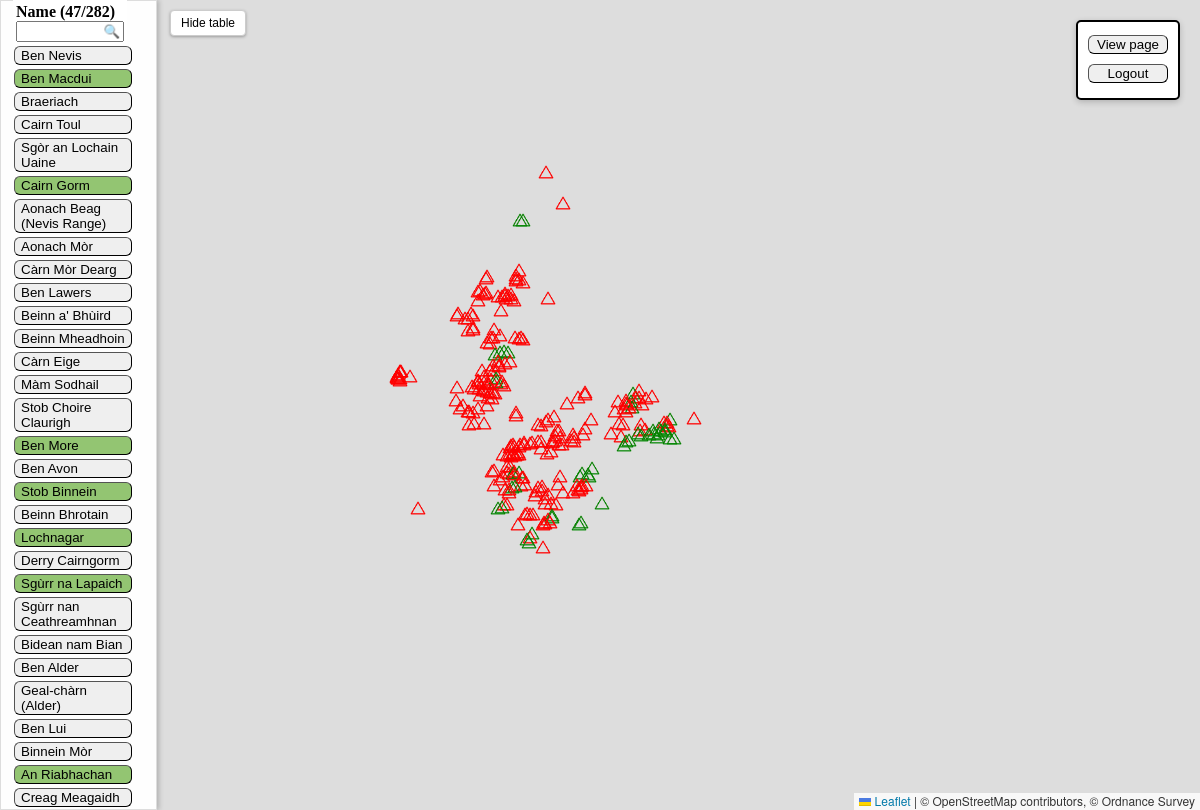
Page /u0000/edit (signed in) on the committed database.
### tables this page shows
CREATE TABLE munros (
                    munro_id TEXT PRIMARY KEY,
                    name TEXT UNIQUE,
                    region TEXT,
                    height TEXT,
                    description TEXT,
                    whl_url TEXT,
                    latitude FLOAT,
                    longitude FLOAT
                );

CREATE TABLE bags (
                        user_id INTEGER NOT NULL,
                        munro_id INTEGER NOT NULL,
                        date TEXT NOT NULL,
                        distance TEXT,
                        friends TEXT,
                        notes TEXT,
                        FOREIGN KEY (user_id) REFERENCES users(user_id),
                        FOREIGN KEY (munro_id) REFERENCES munros(munro_id)
                        );

### app.py (the view)
@app.route("/<user>/edit")
def user_profile_edit(user):
    try:
        if "user_id" not in session:
            return redirect(url_for("login"))
        else:
            user=session["user_name"]
            log_data, bag_total = get_user_complete_log(user)
        return render_template("user_map_edit.html", log_data=log_data, user=user, bag_total=bag_total)
    except BuildError:
        return redirect(url_for("index"))

### routes/munro_data.py (called while the page is built)
def get_user_complete_log(user_name):
    import sqlite3
    import pandas as pd
    db_file = "database.db"
    conn = sqlite3.connect("database.db")
    df = pd.read_sql_query(f"SELECT * FROM munros", conn)
    complete_log_query = f"""SELECT m.munro_id, m.name, m.region, m.height, m.description, m.whl_url, m.latitude, m.longitude, b.user_id, b.date, b.distance, b.friends, b.notes
                        FROM munros m
                        LEFT JOIN users u
                        ON u.user_name = '{user_name}'
                        LEFT JOIN bags b
                        ON m.munro_id = b.munro_id
                        AND b.user_id = u.user_id;
                """
    bags_df  = pd.read_sql(complete_log_query, conn)
    conn.close()
    bag_data = bags_df.to_dict(orient='records')
    bag_total = str(len(bags_df[~bags_df["date"].isnull()]))
    return bag_data, bag_total

### templates/user_map_edit.html (shortened to what this page needs)
<!DOCTYPE html>
<html>
<head>
  <link rel="stylesheet" href="/static/css/styles.css">
  <link rel="stylesheet" href="https://unpkg.com/leaflet@1.9.4/dist/leaflet.css"
/>
</head>
<body>
<div id="map"></div>
<div id="table_layer">
  <table id="mountainTable">
    <colgroup><col style="width: 120px"></colgroup>
    <thead id="tableHeader" style="position: fixed; top: 0; background: white; z-index: 1000;">
      <th style="text-align: left;">
        Name ({{ bag_total }}/282)<br>
        <input type="text" id="searchInput" placeholder="🔍" style="width: 100px; text-align: left;">
      </th>
    <tbody style="display:block; margin-top: 30px;">
    <tbody>
      {% for loc in log_data %}
        <tr>
          <td>
            {% if loc.date is none %}
              <button onclick="goToLocation({{ loc.latitude }}, {{ loc.longitude }})">
              {{ loc.name }}
            </button>
            {% else %}
            <button style = "background-color: #93C572;"
                  onclick="goToLocation({{ loc.latitude }}, {{ loc.longitude }})">
              {{ loc.name }}
            </button>
            {% endif %}
          </td>
        </tr>
      {% endfor %}
    </tbody>
  </table>
</div>
<button id="toggleSidebar">Hide table</button>
<div id="navigate">
  <button style="width: 80px; margin-top: 10px;text-align: center;"onclick="window.location.href='/{{ user }}/view'">View page</button>
  <button style="width: 80px; margin-top: 10px; text-align: center;" onclick="window.location.href='{{ url_for('logout') }}'">Logout</button>
</div>
</body>
</html>

### static/css/styles.css (style rules this page uses)
html, body { height: 100%; margin: 0; overflow: hidden; }
#map { position: absolute; top:0; left:0; width:100%; height:100%; z-index:0; }
#table_layer { display: block; position: absolute; top: 0; left: 0; width: 135px; height: 98.5dvh; background: rgba(255, 255, 255, 0.95); border: 1px solid #ddd; z-index: 1000; overflow-y: auto; padding: 10px; box-shadow: 2px 0 5px rgba(0,0,0,0.2); transition: transform 0.5s ease; }
#mountainTable td button { cursor: pointer; text-align: left; vertical-align: top; white-space: normal; width: 100%; }
#searchInput::placeholder { text-align: right; }
#toggleSidebar { position: absolute; top: 10px; left: 170px; z-index: 1100; padding: 5px 10px; background-color: #fff; border: 1px solid #ccc; border-radius: 4px; cursor: pointer; font-size: 12px; box-shadow: 0 1px 3px rgba(0,0,0,0.3); transition: left 0.5s ease; }
button { border-radius: 6px; border-width: 1px; border-color: black; cursor: pointer; background-color: D8D8D8; }
#navigate { position: fixed; top: 20px; right: 20px; padding: 3px 10px; background-color: white; color: black; border: 2px solid black; border-radius: 5px; box-shadow: 0 2px 6px rgba(0,0,0,0.2); text-align: center; width: 80px; height: 70px; }

### rows in the picture
munros: name "Ben Nevis"
bags: name "Ben Macdui"
munros: name "Braeriach"
munros: name "Cairn Toul"
munros: name "Sgòr an Lochain Uaine"
bags: name "Cairn Gorm"
munros: name "Aonach Beag (Nevis Range)"
munros: name "Aonach Mòr"
munros: name "Càrn Mòr Dearg"
munros: name "Ben Lawers"
munros: name "Beinn a' Bhùird"
munros: name "Beinn Mheadhoin"
munros: name "Càrn Eige"
munros: name "Màm Sodhail"
munros: name "Stob Choire Claurigh"
bags: name "Ben More"
munros: name "Ben Avon"
bags: name "Stob Binnein"
munros: name "Beinn Bhrotain"
bags: name "Lochnagar"
munros: name "Derry Cairngorm"
bags: name "Sgùrr na Lapaich"
munros: name "Sgùrr nan Ceathreamhnan"
munros: name "Bidean nam Bian"
munros: name "Ben Alder"
munros: name "Geal-chàrn (Alder)"
munros: name "Ben Lui"
munros: name "Binnein Mòr"
bags: name "An Riabhachan"
munros: name "Creag Meagaidh"

### other values in the picture
{{ bag_total }} "47"
